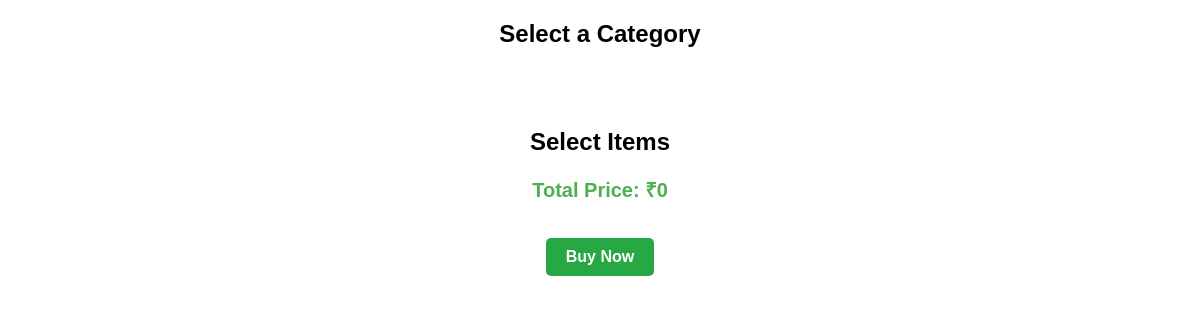
The page /item on the database as committed earlier.
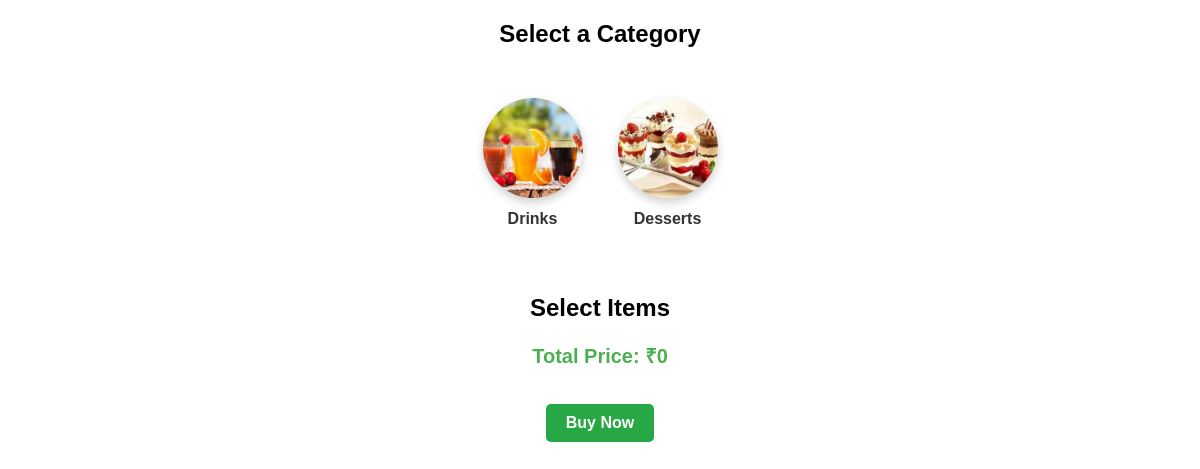
The same page on the database as committed later.
### app/models.py (models this page shows, shortened)
class ItemCategory(models.Model):
    img = models.FileField()
    name = models.CharField(max_length=100)
    price = models.DecimalField(max_digits=10, decimal_places=2)

### app/views.py (the view)
# urls.py: path('item',views.item),
def item(req):
    categories = ItemCategory.objects.all()
    items = Item.objects.all()
    return render(req, 'user/item_categories.html', {'categories': categories, 'items': items})

### templates/user/item_categories.html (shortened to what this page needs)
<!DOCTYPE html>
<html lang="en">
<head>
</head>
<body>
<h2>Select a Category</h2>
<div class="category-container">
    {% for category in categories %}
    <div class="category-item" data-category-id="{{ category.id }}">
        <img src="{{ category.img.url }}" alt="{{ category.name }}">
        <p>{{ category.name }}</p>
    </div>
    {% endfor %}
</div>
<h2>Select Items</h2>
<div class="total-container">
    <p>Total Price: ₹<span id="total-price">0</span></p>
    <a id="buyNowBtn" class="btn">Buy Now</a>
</div>
</body>
</html>

Rows that differ between the two databases and show on the page:
added ItemCategory: img (picture), name "Drinks"
added ItemCategory: img (picture), name "Desserts"
